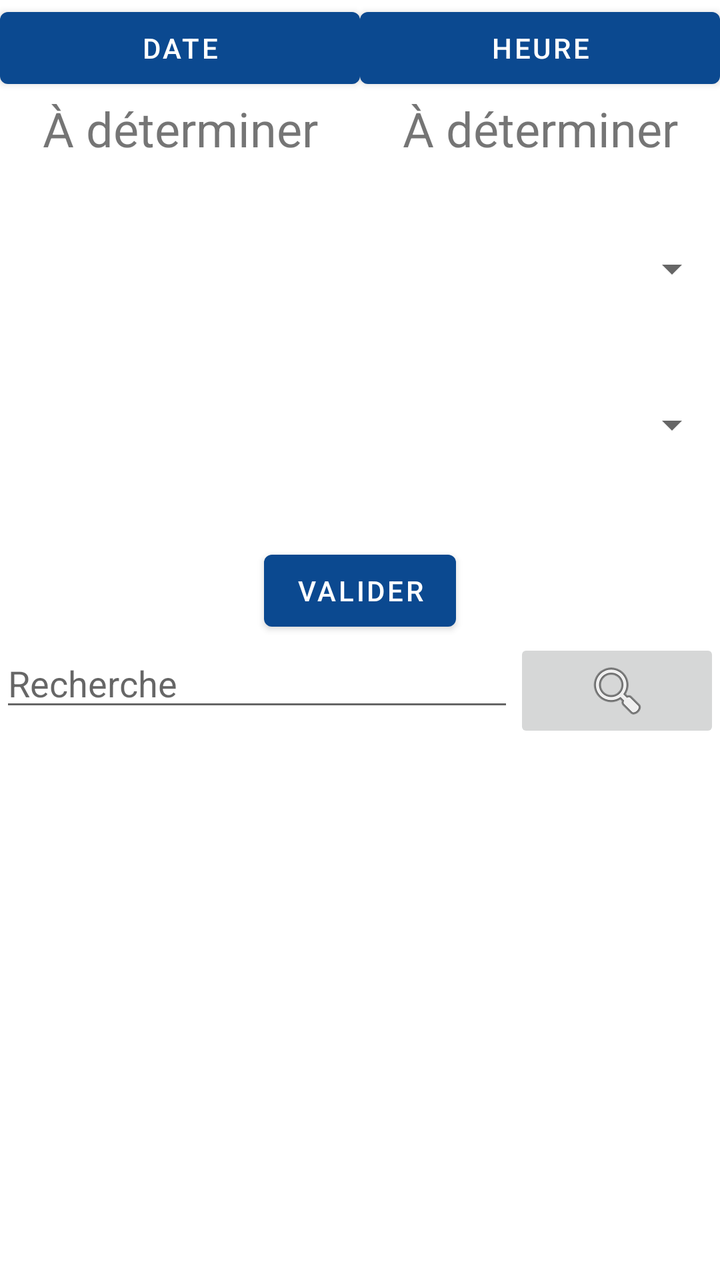
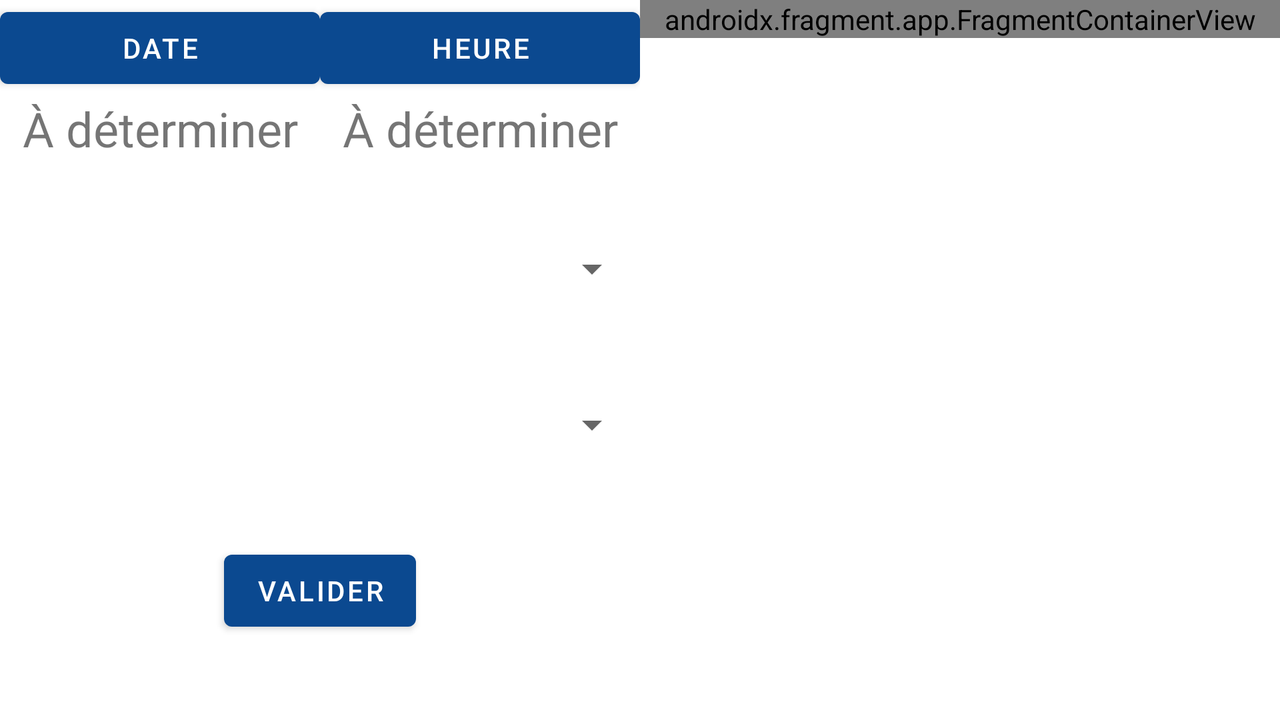

Two renders of one Android screen. The first uses the default layout on a phone; the second uses the alternative layout the repository ships for a different screen configuration, on a matching device. The two XML files are below.
<!-- AndroidManifest.xml: application theme Theme.TP3StarBM2 -->
<!-- res/layout/fragment_filter.xml -->
<?xml version="1.0" encoding="utf-8"?>
<FrameLayout xmlns:android="http://schemas.android.com/apk/res/android"
    xmlns:app="http://schemas.android.com/apk/res-auto"
    xmlns:tools="http://schemas.android.com/tools"
    android:layout_width="match_parent"
    android:layout_height="match_parent"
    tools:context=".fragments.FilterFragment">

    <ScrollView
        android:layout_width="match_parent"
        android:layout_height="match_parent">

        <androidx.constraintlayout.widget.ConstraintLayout
            android:layout_width="match_parent"
            android:layout_height="wrap_content"
            android:background="@color/white">

            <LinearLayout
                android:id="@+id/linearLayout"
                android:layout_width="match_parent"
                android:layout_height="wrap_content"
                android:orientation="vertical"
                app:layout_constraintTop_toTopOf="parent">

                <LinearLayout
                    android:layout_width="match_parent"
                    android:layout_height="wrap_content"
                    android:orientation="horizontal">

                    <Button
                        android:id="@+id/butChangeDate"
                        android:layout_width="wrap_content"
                        android:layout_height="wrap_content"
                        android:layout_weight="1"
                        android:text="@string/date" />

                    <Button
                        android:id="@+id/butChangeHour"
                        android:layout_width="wrap_content"
                        android:layout_height="wrap_content"
                        android:layout_weight="1"
                        android:text="@string/hour" />

                </LinearLayout>

                <LinearLayout
                    android:layout_width="match_parent"
                    android:layout_height="match_parent"
                    android:orientation="horizontal">

                    <TextView
                        android:id="@+id/textViewDate"
                        android:layout_width="wrap_content"
                        android:layout_height="wrap_content"
                        android:layout_weight="1"
                        android:gravity="center"
                        android:text="@string/toDetermine"
                        android:textSize="24sp" />

                    <TextView
                        android:id="@+id/textViewHour"
                        android:layout_width="wrap_content"
                        android:layout_height="wrap_content"
                        android:layout_weight="1"
                        android:gravity="center"
                        android:text="@string/toDetermine"
                        android:textSize="24sp" />
                </LinearLayout>

                <Spinner
                    android:id="@+id/spinnerLignesBus"
                    android:layout_width="match_parent"
                    android:layout_height="48dp"
                    android:layout_marginTop="30dp"
                    android:contentDescription="Lignes de bus"
                    android:spinnerMode="dropdown" />

                <Spinner
                    android:id="@+id/spinnerDirections"
                    android:layout_width="match_parent"
                    android:layout_height="48dp"
                    android:layout_marginTop="30dp"
                    android:contentDescription="Direction du bus"
                    android:spinnerMode="dropdown" />

                <TextView
                    android:id="@+id/textLoad"
                    android:layout_width="match_parent"
                    android:layout_height="wrap_content"
                    android:gravity="center"
                    android:text="@string/loading"
                    android:visibility="invisible" />

                <ProgressBar
                    android:id="@+id/progressLoad"
                    style="?android:attr/progressBarStyleHorizontal"
                    android:layout_width="match_parent"
                    android:layout_height="wrap_content"
                    android:visibility="invisible" />

            </LinearLayout>

            <Button
                android:id="@+id/butValidFilter"
                android:layout_width="wrap_content"
                android:layout_height="wrap_content"
                android:text="@string/valid"
                app:layout_constraintEnd_toEndOf="parent"
                app:layout_constraintStart_toStartOf="parent"
                app:layout_constraintTop_toBottomOf="@+id/linearLayout" />

            <LinearLayout
                android:id="@+id/linearLayout2"
                android:layout_width="match_parent"
                android:layout_height="match_parent"
                android:orientation="horizontal"
                app:layout_constraintTop_toBottomOf="@+id/butValidFilter"
                tools:layout_editor_absoluteX="411dp">

                <EditText
                    android:id="@+id/searchText"
                    android:layout_width="wrap_content"
                    android:layout_height="wrap_content"
                    android:layout_weight="1"
                    android:ems="10"
                    android:hint="@string/search"
                    android:inputType="textPersonName"
                    tools:ignore="TouchTargetSizeCheck,SpeakableTextPresentCheck" />

                <ImageButton
                    android:id="@+id/searchButton"
                    android:layout_width="wrap_content"
                    android:layout_height="wrap_content"
                    android:layout_weight="1"
                    android:src="@android:drawable/ic_menu_search"
                    tools:ignore="SpeakableTextPresentCheck" />
            </LinearLayout>

            <LinearLayout
                android:id="@+id/layoutResultats"
                android:layout_width="match_parent"
                android:layout_height="wrap_content"
                android:orientation="vertical"
                app:layout_constraintTop_toBottomOf="@+id/linearLayout2"/>

        </androidx.constraintlayout.widget.ConstraintLayout>
    </ScrollView>

</FrameLayout>
<!-- resources referenced by this layout -->
<resources>
  <color name="white">#FFFFFFFF</color>
  <string name="date">Date</string>
  <string name="hour">Heure</string>
  <string name="loading">Chargement</string>
  <string name="search">Recherche</string>
  <string name="toDetermine">À déterminer</string>
  <string name="valid">Valider</string>
  <style name="Theme.TP3StarBM2" parent="Theme.MaterialComponents.DayNight.DarkActionBar">
          
          <item name="colorPrimary">@color/blue_star</item>
          <item name="colorPrimaryVariant">@color/blue_star</item>
          <item name="colorOnPrimary">@color/white</item>
          
          <item name="colorSecondary">@color/teal_200</item>
          <item name="colorSecondaryVariant">@color/teal_700</item>
          <item name="colorOnSecondary">@color/black</item>
          
          <item name="android:statusBarColor" tools:targetApi="l">?attr/colorPrimaryVariant</item>
          
      </style>
  <color name="blue_star">#0B4990</color>
  <color name="teal_200">#FF03DAC5</color>
  <color name="teal_700">#FF018786</color>
  <color name="black">#FF000000</color>
</resources>
<!-- res/layout-land/fragment_filter.xml (the repository's variant of the layout above) -->
<!-- drawn on the phone turned sideways -->
<?xml version="1.0" encoding="utf-8"?>
<androidx.constraintlayout.widget.ConstraintLayout xmlns:android="http://schemas.android.com/apk/res/android"
    xmlns:app="http://schemas.android.com/apk/res-auto"
    xmlns:tools="http://schemas.android.com/tools"
    android:id="@+id/filterFragment"
    android:layout_width="match_parent"
    android:layout_height="match_parent">

    <LinearLayout
        android:layout_width="match_parent"
        android:layout_height="match_parent"
        android:orientation="horizontal"
        android:weightSum="2">

        <ScrollView
            android:layout_width="match_parent"
            android:layout_height="match_parent"
            android:layout_weight="1">

            <androidx.constraintlayout.widget.ConstraintLayout
                android:layout_width="match_parent"
                android:layout_height="wrap_content"
                android:layout_weight="1"
                android:background="@color/white">

                <LinearLayout
                    android:id="@+id/linearLayout"
                    android:layout_width="match_parent"
                    android:layout_height="wrap_content"
                    android:orientation="vertical"
                    app:layout_constraintTop_toTopOf="parent">

                    <LinearLayout
                        android:layout_width="match_parent"
                        android:layout_height="wrap_content"
                        android:orientation="horizontal">

                        <Button
                            android:id="@+id/butChangeDate"
                            android:layout_width="wrap_content"
                            android:layout_height="wrap_content"
                            android:layout_weight="1"
                            android:text="@string/date" />

                        <Button
                            android:id="@+id/butChangeHour"
                            android:layout_width="wrap_content"
                            android:layout_height="wrap_content"
                            android:layout_weight="1"
                            android:text="@string/hour" />

                    </LinearLayout>

                    <LinearLayout
                        android:layout_width="match_parent"
                        android:layout_height="match_parent"
                        android:orientation="horizontal">

                        <TextView
                            android:id="@+id/textViewDate"
                            android:layout_width="wrap_content"
                            android:layout_height="wrap_content"
                            android:layout_weight="1"
                            android:gravity="center"
                            android:text="@string/toDetermine"
                            android:textSize="24sp" />

                        <TextView
                            android:id="@+id/textViewHour"
                            android:layout_width="wrap_content"
                            android:layout_height="wrap_content"
                            android:layout_weight="1"
                            android:gravity="center"
                            android:text="@string/toDetermine"
                            android:textSize="24sp" />
                    </LinearLayout>

                    <Spinner
                        android:id="@+id/spinnerLignesBus"
                        android:layout_width="match_parent"
                        android:layout_height="48dp"
                        android:layout_marginTop="30dp"
                        android:contentDescription="Lignes de bus"
                        android:spinnerMode="dropdown" />

                    <Spinner
                        android:id="@+id/spinnerDirections"
                        android:layout_width="match_parent"
                        android:layout_height="48dp"
                        android:layout_marginTop="30dp"
                        android:contentDescription="Direction du bus"
                        android:spinnerMode="dropdown" />

                    <TextView
                        android:id="@+id/textLoad"
                        android:layout_width="match_parent"
                        android:layout_height="wrap_content"
                        android:gravity="center"
                        android:text="@string/loading"
                        android:visibility="invisible" />

                    <ProgressBar
                        android:id="@+id/progressLoad"
                        style="?android:attr/progressBarStyleHorizontal"
                        android:layout_width="match_parent"
                        android:layout_height="wrap_content"
                        android:visibility="invisible" />

                </LinearLayout>

                <Button
                    android:id="@+id/butValidFilter"
                    android:layout_width="wrap_content"
                    android:layout_height="wrap_content"
                    android:text="@string/valid"
                    app:layout_constraintEnd_toEndOf="parent"
                    app:layout_constraintStart_toStartOf="parent"
                    app:layout_constraintTop_toBottomOf="@+id/linearLayout" />

            </androidx.constraintlayout.widget.ConstraintLayout>
        </ScrollView>

        <androidx.fragment.app.FragmentContainerView
            android:id="@+id/stopsFragment"
            android:name="com.example.tp3_starbm_2.fragments.StopsFragment"
            android:layout_width="match_parent"
            android:layout_height="wrap_content"
            android:layout_weight="1"
            tools:layout="@layout/fragment_stops" />
    </LinearLayout>

</androidx.constraintlayout.widget.ConstraintLayout>
<!-- res/layout/fragment_stops.xml (included above) -->
<?xml version="1.0" encoding="utf-8"?>
<FrameLayout xmlns:android="http://schemas.android.com/apk/res/android"
    xmlns:tools="http://schemas.android.com/tools"
    android:layout_width="match_parent"
    android:layout_height="match_parent"
    tools:context=".StopsFragment">

    
    <TextView
        android:layout_width="match_parent"
        android:layout_height="match_parent"
        android:text="@string/hello_blank_fragment" />

</FrameLayout>
<!-- resources referenced by the variant -->
<!-- as the phone turned sideways resolves them -->
<resources>
  <color name="white">#FFFFFFFF</color>
  <string name="date">Date</string>
  <string name="hello_blank_fragment">Hello blank fragment</string>
  <string name="hour">Heure</string>
  <string name="loading">Chargement</string>
  <string name="toDetermine">À déterminer</string>
  <string name="valid">Valider</string>
  <style name="Theme.TP3StarBM2" parent="Theme.MaterialComponents.DayNight.DarkActionBar">
          
          <item name="colorPrimary">@color/blue_star</item>
          <item name="colorPrimaryVariant">@color/blue_star</item>
          <item name="colorOnPrimary">@color/white</item>
          
          <item name="colorSecondary">@color/teal_200</item>
          <item name="colorSecondaryVariant">@color/teal_700</item>
          <item name="colorOnSecondary">@color/black</item>
          
          <item name="android:statusBarColor" tools:targetApi="l">?attr/colorPrimaryVariant</item>
          
      </style>
  <color name="blue_star">#0B4990</color>
  <color name="teal_200">#FF03DAC5</color>
  <color name="teal_700">#FF018786</color>
  <color name="black">#FF000000</color>
</resources>
